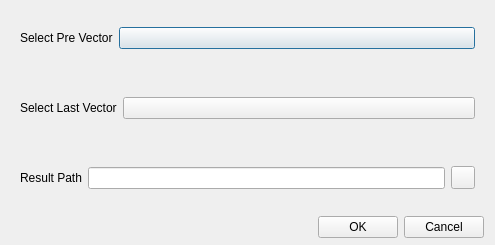
<?xml version="1.0" encoding="UTF-8"?>
<ui version="4.0">
 <class>shpChangeAnalysisDialog</class>
 <widget class="QDialog" name="shpChangeAnalysisDialog">
  <property name="geometry">
   <rect>
    <x>0</x>
    <y>0</y>
    <width>495</width>
    <height>245</height>
   </rect>
  </property>
  <property name="windowTitle">
   <string>Vector Change Analysis Parameter Settings</string>
  </property>
  <layout class="QVBoxLayout" name="verticalLayout">
   <property name="spacing">
    <number>6</number>
   </property>
   <property name="topMargin">
    <number>6</number>
   </property>
   <property name="bottomMargin">
    <number>7</number>
   </property>
   <item>
    <widget class="CardWidget" name="CardWidget_4">
     <property name="layoutDirection">
      <enum>Qt::LeftToRight</enum>
     </property>
     <layout class="QHBoxLayout" name="horizontalLayout_5">
      <item>
       <widget class="BodyLabel" name="BodyLabel">
        <property name="text">
         <string>Select Pre Vector</string>
        </property>
       </widget>
      </item>
      <item>
       <widget class="ComboBox" name="selectPreShpCb">
        <property name="sizePolicy">
         <sizepolicy hsizetype="Expanding" vsizetype="Fixed">
          <horstretch>0</horstretch>
          <verstretch>0</verstretch>
         </sizepolicy>
        </property>
       </widget>
      </item>
     </layout>
    </widget>
   </item>
   <item>
    <widget class="CardWidget" name="CardWidget_2">
     <layout class="QHBoxLayout" name="horizontalLayout_2">
      <item>
       <widget class="BodyLabel" name="BodyLabel_2">
        <property name="text">
         <string>Select Last Vector</string>
        </property>
       </widget>
      </item>
      <item>
       <widget class="ComboBox" name="selectLastShpCb">
        <property name="sizePolicy">
         <sizepolicy hsizetype="Expanding" vsizetype="Fixed">
          <horstretch>0</horstretch>
          <verstretch>0</verstretch>
         </sizepolicy>
        </property>
       </widget>
      </item>
     </layout>
    </widget>
   </item>
   <item>
    <widget class="CardWidget" name="CardWidget">
     <property name="layoutDirection">
      <enum>Qt::LeftToRight</enum>
     </property>
     <layout class="QHBoxLayout" name="horizontalLayout">
      <item>
       <widget class="BodyLabel" name="BodyLabel_4">
        <property name="text">
         <string>Result Path</string>
        </property>
       </widget>
      </item>
      <item>
       <widget class="LineEdit" name="resLE">
        <property name="readOnly">
         <bool>true</bool>
        </property>
       </widget>
      </item>
      <item>
       <widget class="ToolButton" name="selectSaveFilePB"/>
      </item>
     </layout>
    </widget>
   </item>
   <item>
    <layout class="QHBoxLayout" name="horizontalLayout_3">
     <item>
      <spacer name="horizontalSpacer">
       <property name="orientation">
        <enum>Qt::Horizontal</enum>
       </property>
       <property name="sizeHint" stdset="0">
        <size>
         <width>40</width>
         <height>20</height>
        </size>
       </property>
      </spacer>
     </item>
     <item>
      <widget class="PushButton" name="runPB">
       <property name="text">
        <string>OK</string>
       </property>
      </widget>
     </item>
     <item>
      <widget class="PushButton" name="cancelPB">
       <property name="text">
        <string>Cancel</string>
       </property>
      </widget>
     </item>
    </layout>
   </item>
  </layout>
 </widget>
 <customwidgets>
  <customwidget>
   <class>ComboBox</class>
   <extends>QPushButton</extends>
   <header>qfluentwidgets</header>
  </customwidget>
  <customwidget>
   <class>PushButton</class>
   <extends>QPushButton</extends>
   <header>qfluentwidgets</header>
  </customwidget>
  <customwidget>
   <class>ToolButton</class>
   <extends>QToolButton</extends>
   <header>qfluentwidgets</header>
  </customwidget>
  <customwidget>
   <class>CardWidget</class>
   <extends>QFrame</extends>
   <header>qfluentwidgets</header>
   <container>1</container>
  </customwidget>
  <customwidget>
   <class>BodyLabel</class>
   <extends>QLabel</extends>
   <header>qfluentwidgets</header>
  </customwidget>
  <customwidget>
   <class>LineEdit</class>
   <extends>QLineEdit</extends>
   <header>qfluentwidgets</header>
  </customwidget>
 </customwidgets>
 <resources>
  <include location="../../yoyirs.qrc"/>
 </resources>
 <connections/>
</ui>
